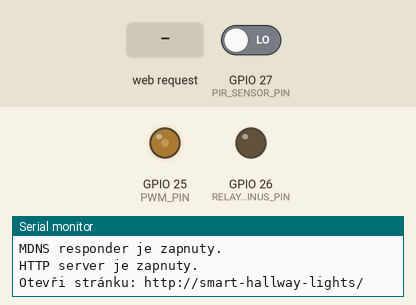
Simulated run of this program. Board: ESP32. On the bench: output pins drawn as LEDs (lit = HIGH), the last lines printed to the serial monitor. The test bench sets the inputs (shaded band); at power-on: GPIO 27 (PIR_SENSOR_PIN) LOW. WiFi joins after 1.5 s; servers stay silent unless stated; network time is answered at once with the bench clock; the local clock reads 2024-03-15 10:24:30 at power-on unless the program sets it; storage starts empty; not simulated (calls return 0 or success): WifiCredentials.h.

Above: at 2.8 s.
2.9 s: HTTP request GET /breath-on received
At 3.2 s:
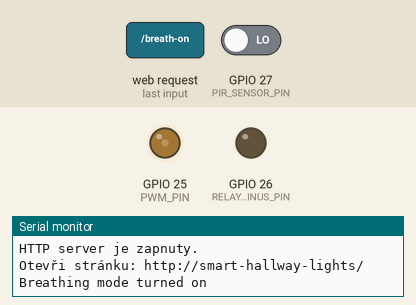
5.9 s: GPIO 27 (PIR_SENSOR_PIN) driven HIGH
At 8.7 s:
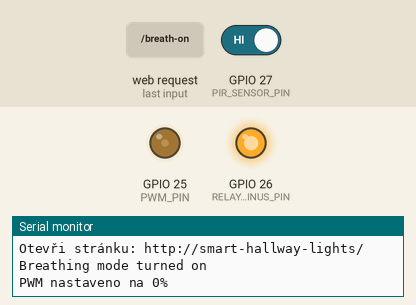
8.9 s: HTTP request GET /led-on received
At 10.83 s:
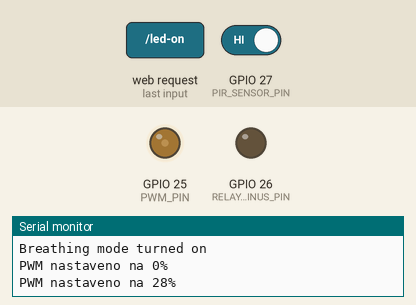
11.9 s: HTTP request GET /led-off received
At 13.7 s:
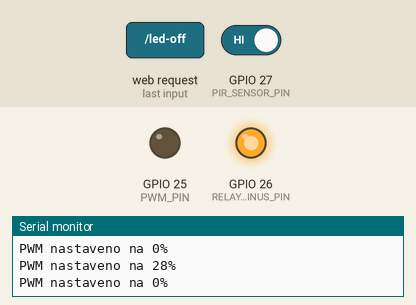
14.9 s: GPIO 27 (PIR_SENSOR_PIN) driven LOW
At 16.8 s:
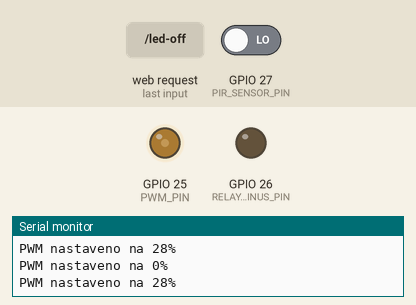
Timing chart, 0 to 18.9 s (numbered marks = the images above; inputs shaded):
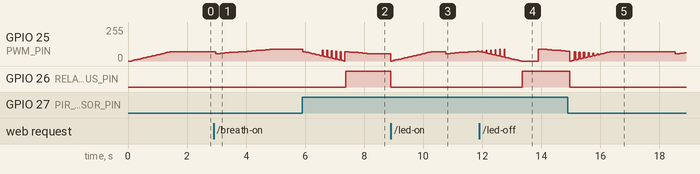

The program:

main.cpp
```cpp
#include <WifiManager.h>
#include <WifiCredentials.h>
#include <WebServer.h>
#include <ESPmDNS.h>
#include <NTPClient.h>
#include <WiFiUdp.h>
#include <SPIFFS.h>
#include "Arduino.h"
#include "ArduinoOTA.h"

#define PWM_CHANNEL_0 0
#define PWM_TIMER_13_BIT 13
#define PWM_BASE_FREQ 2000
#define PWM_PIN 25
#define RELAY_LED_MINUS_PIN 26
#define MAX_DUTY 8192
#define DUTY_STEP 82
#define PWM_DELAY 50
#define TASK_DELAY_10 10
#define TASK_DELAY_100 100

#define BREATH_IN_START 22
#define BREATH_IN_END 35
#define BREATH_OUT_START 35
#define BREATH_OUT_END 22
#define BREATH_IN_TIME 2000
#define BREATH_HOLD_IN_TIME 1000
#define BREATH_OUT_TIME 2000
#define BREATH_HOLD_OUT_TIME 2500

#define PIR_SENSOR_PIN 27

WebServer server(80);
WiFiUDP ntpUDP;
NTPClient timeClient(ntpUDP, "pool.ntp.org");
WifiManager wifiManager(wifiSSID, wifiPassword);

const char *mdnsName = "smart-hallway-lights";

String indexHtml;
String styleCss;
String javascript;
String appleTouchIcon;
String favicon32x32;
String favicon16x16;
String siteWebmanifest;
String androidChrome192x192;
String adnroidChrome512x512;

byte pwmValue = 0;
bool testingPWM = false;
bool breathing = false;
unsigned long startTimestamp;

int pirState = HIGH;
int lastPirState = HIGH;
unsigned long pirLastTriggered = 0;
const unsigned long ledOffDelay = 5 * 60 * 1000;

void setupPWM();
void setupRelays();
void setupPir();
void setPWMDutyCycle(int dutyCycle);
void pirSensorTask(void *parameter);
void serverTask(void *parameter);
void otaTask(void *parameter);
void breathPWMTask(void *parameter);
void initTasks();
void setServerResponses();
void setFaviconServerResponses();
void handleReset();
void unknownHtmlMessage();
void setTimeClient();
String elapsedTimeHtml();
void startWebServer();
void setupMDNS();
void initArduinoOTA();
void loadFileIntoMemory(const char *fileName, String &memory);
void redirectToRoot();
void initSPIFFSAndLoadFiles();
void fadeIn(byte startValue, byte endValue);
void fadeOut(byte startValue, byte endValue);
void turnLedPowerSupplyOn();
void turnLedPowerSupplyOff();

void setup()
{
  Serial.begin(115200);

  initSPIFFSAndLoadFiles();
  setupPWM();
  setupRelays();
  setupPir();
  initTasks();
  wifiManager.connect();
  setupMDNS();
  setServerResponses();
  setTimeClient();
  startWebServer();
  initArduinoOTA();
}

void setupPir()
{
  pinMode(PIR_SENSOR_PIN, INPUT_PULLUP);
}

void turnLedPowerSupplyOn()
{
  digitalWrite(RELAY_LED_MINUS_PIN, LOW);
}

void turnLedPowerSupplyOff()
{
  digitalWrite(RELAY_LED_MINUS_PIN, HIGH);
}

void fadeIn(byte startValue, byte endValue)
{
  if (pwmValue == 0)
  {
    turnLedPowerSupplyOn();
  }

  for (int i = startValue; i <= endValue; i++)
  {
    pwmValue = i;
    setPWMDutyCycle(map(pwmValue, 0, 100, 0, MAX_DUTY));
    delay(PWM_DELAY);
  }

  Serial.println("PWM nastaveno na " + String(pwmValue) + "%");
}

void fadeOut(byte startValue, byte endValue)
{
  for (int i = startValue; i >= endValue; i--)
  {
    pwmValue = i;
    setPWMDutyCycle(map(pwmValue, 0, 100, 0, MAX_DUTY));
    delay(PWM_DELAY);
  }

  if (pwmValue == 0)
  {
    turnLedPowerSupplyOff();
  }

  Serial.println("PWM nastaveno na " + String(pwmValue) + "%");
}

void initSPIFFSAndLoadFiles()
{
  if (!SPIFFS.begin(true))
  {
    Serial.println("An Error has occurred while mounting SPIFFS");
    return;
  }

  loadFileIntoMemory("/index.html", indexHtml);
  loadFileIntoMemory("/style.css", styleCss);
  loadFileIntoMemory("/script.js", javascript);
  loadFileIntoMemory("/apple-touch-icon.png", appleTouchIcon);
  loadFileIntoMemory("/favicon-32x32.png", favicon32x32);
  loadFileIntoMemory("/favicon-16x16.png", favicon16x16);
  loadFileIntoMemory("/site.webmanifest", siteWebmanifest);
  loadFileIntoMemory("/android-chrome-192x192.png", androidChrome192x192);
  loadFileIntoMemory("/android-chrome-512x512.png", adnroidChrome512x512);
}

void loadFileIntoMemory(const char *path, String &dest)
{
  File file = SPIFFS.open(path, "r");
  if (!file)
  {
    Serial.println("Failed to open file for reading");
    return;
  }

  dest = file.readString();
  file.close();
}

void initArduinoOTA()
{
  ArduinoOTA
      .onStart([]()
               {
      String type;
      if (ArduinoOTA.getCommand() == U_FLASH) {
        type = "sketch";
      } else {  // U_SPIFFS
        type = "filesystem";
      }

      // NOTE: if updating SPIFFS this would be the place to unmount SPIFFS using SPIFFS.end()
      Serial.println("Start updating " + type); })
      .onEnd([]()
             { Serial.println("\nEnd"); })
      .onProgress([](unsigned int progress, unsigned int total)
                  { Serial.printf("Progress: %u%%\r", (progress / (total / 100))); })
      .onError([](ota_error_t error)
               {
      Serial.printf("Error[%u]: ", error);
      if (error == OTA_AUTH_ERROR) {
        Serial.println("Auth Failed");
      } else if (error == OTA_BEGIN_ERROR) {
        Serial.println("Begin Failed");
      } else if (error == OTA_CONNECT_ERROR) {
        Serial.println("Connect Failed");
      } else if (error == OTA_RECEIVE_ERROR) {
        Serial.println("Receive Failed");
      } else if (error == OTA_END_ERROR) {
        Serial.println("End Failed");
      } });

  ArduinoOTA.begin();
}

void startWebServer()
{
  server.begin();
  Serial.println("HTTP server je zapnuty.");
  Serial.print("Otevři stránku: http://");
  Serial.print(mdnsName);
  Serial.println("/");
}

void setupMDNS()
{
  if (MDNS.begin(mdnsName))
  {
    Serial.println("MDNS responder je zapnuty.");
  }
}

void setTimeClient()
{
  timeClient.begin();
  timeClient.update();
  startTimestamp = timeClient.getEpochTime();
}

void initTasks()
{
  xTaskCreate(otaTask, "OTA Task", 2048, NULL, 4, NULL);
  xTaskCreate(serverTask, "Server Task", 2048, NULL, 3, NULL);
  xTaskCreate(pirSensorTask, "PIR Sensor Task", 2048, NULL, 2, NULL);
  xTaskCreate(breathPWMTask, "Breath PWM Task", 2048, NULL, 1, NULL);
}

void setServerResponses()
{
  server.on("/", []()
            { server.send(200, "text/html; charset=UTF-8", indexHtml); });

  server.on("/style.css", []()
            { server.send(200, "text/css", styleCss); });

  server.on("/script.js", []()
            { server.send(200, "application/javascript", javascript); });

  setFaviconServerResponses();

  server.on("/current-led-state", []()
            { server.send(200, "text/plain", pwmValue > 0 ? "on" : "off"); });

  server.on("/time-since-startup", []()
            { server.send(200, "text/plain", elapsedTimeHtml()); });

  server.on("/pwm-value", []()
            { server.send(200, "text/plain", String(pwmValue)); });

  server.on("/led-on", []()
            {
    if (pwmValue < 28)
    {
      fadeIn(pwmValue, 28);
    } else {
      fadeOut(pwmValue, 28);
    }
    redirectToRoot(); });

  server.on("/led-off", []()
            {
    fadeOut(pwmValue, 0);
    redirectToRoot(); });

  server.on("/setPWM", []()
            {
  if (server.hasArg("pwm"))
  {
    int tempPwmValue = server.arg("pwm").toInt();
    byte safePwmValue = (byte) constrain(tempPwmValue, 0, 100);

    if (safePwmValue > pwmValue)
    {
      fadeIn(pwmValue, safePwmValue);
    }
    else
    {
      fadeOut(pwmValue, safePwmValue);
    }

    pwmValue = safePwmValue;
  }
  redirectToRoot(); });

  server.on("/breath-on", []()
            {
  breathing = true;
  Serial.println("Breathing mode turned on");
  redirectToRoot(); });

  server.on("/breath-off", []()
            {
  breathing = false;
  Serial.println("Breathing mode turned off");
  redirectToRoot(); });

  server.on("/testPWM", []()
            {
    testingPWM = true;
    Serial.println("Začíná test PWM cyklu");
    redirectToRoot(); });

  server.on("/pir-state", []()
            {
  int pirState = digitalRead(PIR_SENSOR_PIN);
  server.send(200, "text/plain", pirState == HIGH ? "OFF" : "ON"); });

  server.on("/reset", handleReset);

  server.on("/reset", []()
            { handleReset(),
                  redirectToRoot(); });

  server.onNotFound(unknownHtmlMessage);
}

void handleReset()
{
  server.send(200, "text/html", "<html><body><h1>Device is restarting...</h1><p>Please wait a moment.</p><script>setTimeout(function(){window.location.href='/'}, 5000);</script></body></html>");
  delay(100);
  ESP.restart();
}

void setFaviconServerResponses()
{
  server.on("/apple-touch-icon.png", []()
            { server.send(200, "image/png", appleTouchIcon); });

  server.on("/favicon-32x32.png", []()
            { server.send(200, "image/png", favicon32x32); });

  server.on("/favicon-16x16.png", []()
            { server.send(200, "image/png", favicon16x16); });

  server.on("/android-chrome-192x192.png", []()
            { server.send(200, "image/png", androidChrome192x192); });

  server.on("/android-chrome-512x512.png", []()
            { server.send(200, "image/png", adnroidChrome512x512); });

  server.on("/site.webmanifest", []()
            { server.send(200, "application/manifest+json", siteWebmanifest); });
}

void redirectToRoot()
{
  server.sendHeader("Location", "/");
  server.send(303);
}

void unknownHtmlMessage()
{
  String message = "Neexistujici odkaz\n\n"
                   "URI: " +
                   server.uri() + "\n"
                                  "Metoda: " +
                   ((server.method() == HTTP_GET) ? "GET" : "POST") + "\n"
                                                                      "Argumenty: " +
                   String(server.args()) + "\n";
  for (uint8_t i = 0; i < server.args(); i++)
  {
    message += " " + server.argName(i) + ": " + server.arg(i) + "\n";
  }

  server.send(404, "text/plain", message);
}

String elapsedTimeHtml()
{
  timeClient.update();
  unsigned long currentTimestamp = timeClient.getEpochTime();
  unsigned long elapsedTime = currentTimestamp - startTimestamp;

  unsigned long years = elapsedTime / (86400 * 365);
  elapsedTime %= (86400 * 365);
  unsigned long days = elapsedTime / 86400;
  elapsedTime %= 86400;
  unsigned long hours = elapsedTime / 3600;
  elapsedTime %= 3600;
  unsigned long minutes = elapsedTime / 60;
  elapsedTime %= 60;
  unsigned long seconds = elapsedTime;

  char buffer[20];
  sprintf(buffer, "%d.%03d.%02d:%02d:%02d", years, days, hours, minutes, seconds);
  return String(buffer);
}

void setupRelays()
{
  pinMode(RELAY_LED_MINUS_PIN, OUTPUT);
  turnLedPowerSupplyOff();
}

void setupPWM()
{
  ledcSetup(PWM_CHANNEL_0, PWM_BASE_FREQ, PWM_TIMER_13_BIT);
  ledcAttachPin(PWM_PIN, PWM_CHANNEL_0);
  setPWMDutyCycle(0);
}

void setPWMDutyCycle(int dutyCycle)
{
  ledcWrite(PWM_CHANNEL_0, dutyCycle);
}

void breathPWMTask(void *parameter)
{
  for (;;)
  {
    if (breathing)
    {
      // Breath in
      for (int duty = BREATH_IN_START; duty <= BREATH_IN_END; duty++)
      {
        int scaledDuty = map(duty, 0, 100, 0, MAX_DUTY);
        setPWMDutyCycle(scaledDuty);
        vTaskDelay(pdMS_TO_TICKS(BREATH_IN_TIME / (BREATH_IN_END - BREATH_IN_START)));
      }
      // Hold breath
      vTaskDelay(pdMS_TO_TICKS(BREATH_HOLD_IN_TIME));
      // Breath out
      for (int duty = BREATH_OUT_START; duty >= BREATH_OUT_END; duty--)
      {
        int scaledDuty = map(duty, 0, 100, 0, MAX_DUTY);
        setPWMDutyCycle(scaledDuty);
        vTaskDelay(pdMS_TO_TICKS(BREATH_OUT_TIME / (BREATH_OUT_START - BREATH_OUT_END)));
      }
      // Hold breath
      vTaskDelay(pdMS_TO_TICKS(BREATH_HOLD_OUT_TIME - TASK_DELAY_100));
    }
    else
    {
      setPWMDutyCycle(map(pwmValue, 0, 100, 0, MAX_DUTY));
    }
    vTaskDelay(pdMS_TO_TICKS(TASK_DELAY_100));
  }
}

void pirSensorTask(void *parameter)
{
  for (;;)
  {
    pirState = digitalRead(PIR_SENSOR_PIN);

    if (pirState != lastPirState)
    {
      if (pirState == LOW)
      {
        fadeIn(pwmValue, 28);
      }
      else if (pirState == HIGH)
      {
        fadeOut(pwmValue, 0);
      }

      lastPirState = pirState;
    }

    vTaskDelay(pdMS_TO_TICKS(TASK_DELAY_100));
  }
}

void serverTask(void *parameter)
{
  for (;;)
  {
    server.handleClient();
    vTaskDelay(pdMS_TO_TICKS(TASK_DELAY_10));
  }
}

void otaTask(void *parameter)
{
  for (;;)
  {
    ArduinoOTA.handle();
    vTaskDelay(pdMS_TO_TICKS(TASK_DELAY_10));
  }
}

void loop()
{
}
```

WifiManager.cpp
```cpp
#include "WifiManager.h"

WifiManager::WifiManager(const char* ssid, const char* password)
    : ssid(ssid), password(password) {}

void WifiManager::connect() {
    WiFi.mode(WIFI_STA);
    WiFi.begin(ssid, password);

    while (WiFi.status() != WL_CONNECTED) {
        delay(500);
        Serial.print(".");
    }

    Serial.println("");
    Serial.print("Connected to WiFi network: ");
    Serial.println(ssid);
    Serial.print("IP address: ");
    Serial.println(WiFi.localIP());
}
```

WifiManager.h
```cpp
#ifndef WIFIMANAGER_H
#define WIFIMANAGER_H

#include <WiFi.h>

class WifiManager
{
public:
    WifiManager(const char *ssid, const char *password);
    void connect();

private:
    const char *ssid;
    const char *password;
};

#endif
```

Measured:
- after the input at 2.9 s, GPIO 25 (PWM_PIN): 71/255 → 56/255 after 0.07 s, → 59/255 0.15 s later, → 61/255 0.15 s later, → 64/255 0.15 s later, … (14 changes in this stretch)
- after the input at 5.9 s, GPIO 26 (RELAY_LED_MINUS_PIN): LOW → HIGH after 1.5 s
- after the input at 8.9 s, GPIO 26 (RELAY_LED_MINUS_PIN): HIGH → LOW at once
- after the input at 11.9 s, GPIO 26 (RELAY_LED_MINUS_PIN): LOW → HIGH after 1.5 s
- after the input at 14.9 s, GPIO 26 (RELAY_LED_MINUS_PIN): HIGH → LOW after 0.07 s
